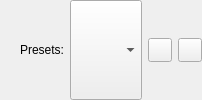
        <widget class="QWidget" name="presetsWidget" native="true">
         <property name="sizePolicy">
          <sizepolicy hsizetype="Expanding" vsizetype="Fixed">
           <horstretch>0</horstretch>
           <verstretch>0</verstretch>
          </sizepolicy>
         </property>
         <layout class="QHBoxLayout" name="horizontalLayout_5">
          <property name="leftMargin">
           <number>0</number>
          </property>
          <property name="topMargin">
           <number>0</number>
          </property>
          <property name="rightMargin">
           <number>0</number>
          </property>
          <property name="bottomMargin">
           <number>0</number>
          </property>
          <item>
           <widget class="QLabel" name="presetsLabel">
            <property name="sizePolicy">
             <sizepolicy hsizetype="Fixed" vsizetype="Preferred">
              <horstretch>0</horstretch>
              <verstretch>0</verstretch>
             </sizepolicy>
            </property>
            <property name="minimumSize">
             <size>
              <width>64</width>
              <height>0</height>
             </size>
            </property>
            <property name="maximumSize">
             <size>
              <width>64</width>
              <height>16777215</height>
             </size>
            </property>
            <property name="text">
             <string>Presets:</string>
            </property>
            <property name="alignment">
             <set>Qt::AlignRight|Qt::AlignTrailing|Qt::AlignVCenter</set>
            </property>
           </widget>
          </item>
          <item>
           <widget class="QComboBox" name="presetsComboBox">
            <property name="sizePolicy">
             <sizepolicy hsizetype="Expanding" vsizetype="Preferred">
              <horstretch>0</horstretch>
              <verstretch>0</verstretch>
             </sizepolicy>
            </property>
           </widget>
          </item>
          <item>
           <widget class="QPushButton" name="createPresetPushButton">
            <property name="sizePolicy">
             <sizepolicy hsizetype="Fixed" vsizetype="Fixed">
              <horstretch>0</horstretch>
              <verstretch>0</verstretch>
             </sizepolicy>
            </property>
            <property name="minimumSize">
             <size>
              <width>24</width>
              <height>24</height>
             </size>
            </property>
            <property name="maximumSize">
             <size>
              <width>24</width>
              <height>24</height>
             </size>
            </property>
            <property name="toolTip">
             <string>Creates a preset from the current settings.</string>
            </property>
            <property name="text">
             <string/>
            </property>
            <property name="icon">
             <iconset resource="../../../../Python/dcc/ui/resources.qrc">
              <normaloff>:/dcc/icons/new_file.svg</normaloff>:/dcc/icons/new_file.svg</iconset>
            </property>
           </widget>
          </item>
          <item>
           <widget class="QPushButton" name="deletePresetPushButton">
            <property name="sizePolicy">
             <sizepolicy hsizetype="Fixed" vsizetype="Fixed">
              <horstretch>0</horstretch>
              <verstretch>0</verstretch>
             </sizepolicy>
            </property>
            <property name="minimumSize">
             <size>
              <width>24</width>
              <height>24</height>
             </size>
            </property>
            <property name="maximumSize">
             <size>
              <width>24</width>
              <height>24</height>
             </size>
            </property>
            <property name="toolTip">
             <string>Deletes the current preset.</string>
            </property>
            <property name="text">
             <string/>
            </property>
            <property name="icon">
             <iconset resource="../../../../Python/dcc/ui/resources.qrc">
              <normaloff>:/dcc/icons/delete.svg</normaloff>:/dcc/icons/delete.svg</iconset>
            </property>
           </widget>
          </item>
         </layout>
        </widget>
